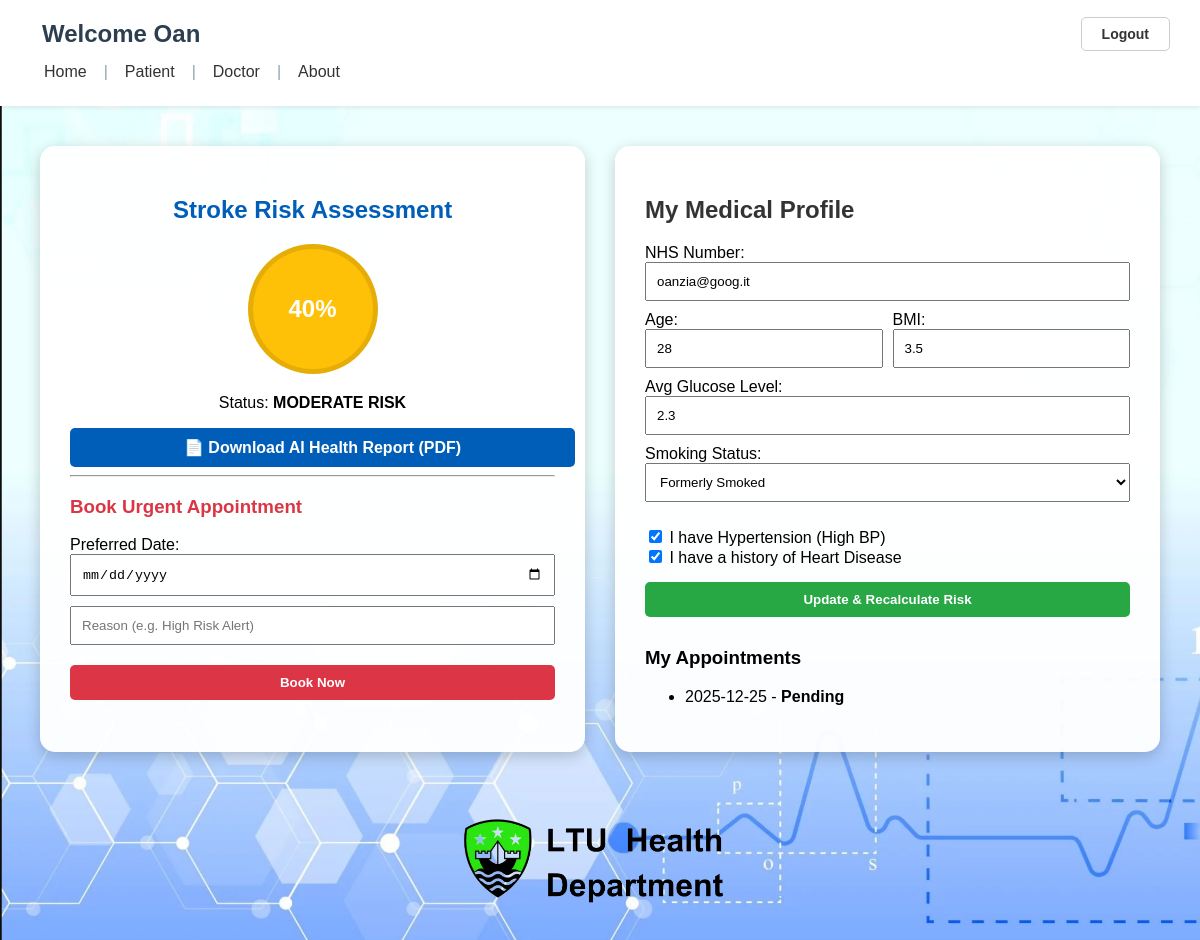
Before: /patient-dashboard (signed in) with the older database file.
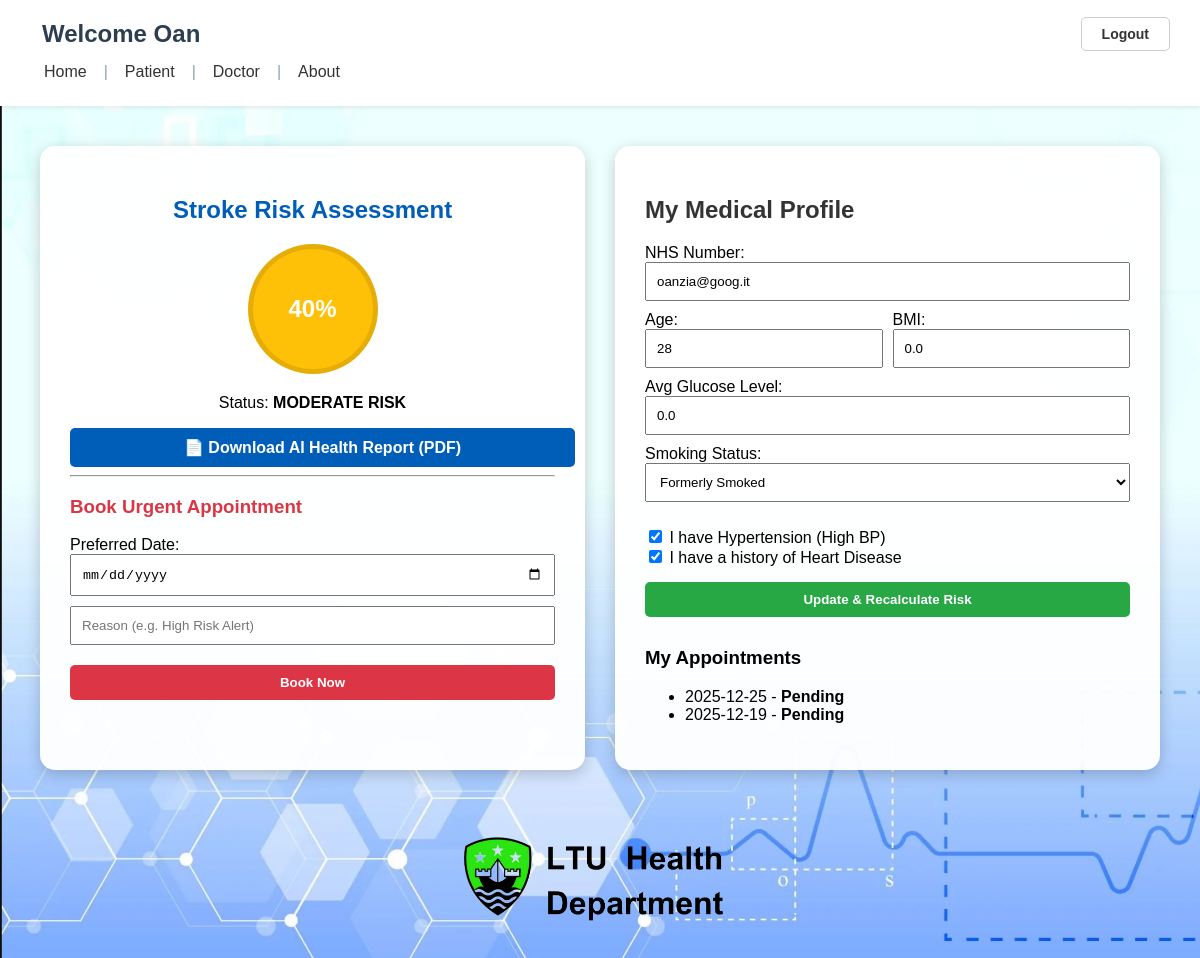
After: the same page with the newer database file.
### tables this page shows
CREATE TABLE patients (
            id INTEGER PRIMARY KEY AUTOINCREMENT,
            fullname TEXT NOT NULL,
            email TEXT UNIQUE NOT NULL,
            nhs_number TEXT,
            password_hash TEXT NOT NULL,
            role TEXT DEFAULT 'patient',

            -- Medical Data for Risk Calculation
            age INTEGER DEFAULT 0,
            gender TEXT DEFAULT 'Other',
            hypertension INTEGER DEFAULT 0,
            heart_disease INTEGER DEFAULT 0,
            avg_glucose_level REAL DEFAULT 0.0,
            bmi REAL DEFAULT 0.0,
            smoking_status TEXT DEFAULT 'Unknown',
            stroke_risk_score INTEGER DEFAULT 0
        );

CREATE TABLE appointments (
            id INTEGER PRIMARY KEY AUTOINCREMENT,
            patient_id INTEGER,
            appointment_date TEXT,
            reason TEXT,
            status TEXT DEFAULT 'Pending'
        );

### app.py (the view)
@app.route('/patient-dashboard')
def dashboard():
    if 'user_id' not in session or session['role'] != 'patient':
        return redirect(url_for('login_page'))
    conn = get_db()
    user = conn.execute('SELECT * FROM patients WHERE id = ?', (session['user_id'],)).fetchone()
    risk_score, advice_list = calculate_stroke_risk(user)
    appointments = conn.execute('SELECT * FROM appointments WHERE patient_id = ?', (session['user_id'],)).fetchall()
    conn.close()
    return render_template('dashboard.html',
                           user=user,
                           risk_score=risk_score,
                           advice_list=advice_list,
                           appointments=appointments)

### app.py (called while the page is built)
def get_db():
    conn = sqlite3.connect('database.db')
    conn.row_factory = sqlite3.Row
    return conn

### templates/dashboard.html (shortened to what this page needs)
<!DOCTYPE html>
<html lang="en">
<head>
</head>
<body>
    <header class="header-wrapper">
        <div class="welcome-container">
            <h1>Welcome {{ user['fullname'] }}</h1>
            <div class="auth-buttons"><a href="{{ url_for('logout') }}">Logout</a></div>
        </div>
        <nav class="main-nav">
            <a href="{{ url_for('home') }}">Home</a><span class="separator">|</span>
            <a href="{{ url_for('patient_page') }}">Patient</a><span class="separator">|</span>
            <a href="{{ url_for('doctor_page') }}">Doctor</a><span class="separator">|</span>
            <a href="{{ url_for('about_page') }}">About</a>
        </nav>
    </header>
    <div class="dashboard-wrapper">
        <div class="card">
            <h2 style="color: #005eb8; text-align: center;">Stroke Risk Assessment</h2>
            <div class="risk-circle" style="background-color: {% if risk_score > 50 %}#dc3545{% elif risk_score > 20 %}#ffc107{% else %}#28a745{% endif %};">
                {{ risk_score }}%
            </div>
            <p style="text-align: center;">
                Status:
                {% if risk_score > 50 %}<strong>HIGH RISK</strong>
                {% elif risk_score > 20 %}<strong>MODERATE RISK</strong>
                {% else %}<strong>LOW RISK</strong>{% endif %}
            </p>
            <a href="{{ url_for('download_report') }}" class="btn-action btn-pdf">📄 Download AI Health Report (PDF)</a>
            {% if risk_score > 20 %}
                <hr>
                <h3 style="color: #dc3545;">Book Urgent Appointment</h3>
                <form action="{{ url_for('book_appointment') }}" method="POST">
                    <label>Preferred Date:</label>
                    <input type="date" name="date" class="form-control" required>
                    <input type="text" name="reason" placeholder="Reason (e.g. High Risk Alert)" class="form-control" required>
                    <button type="submit" class="btn-action btn-book">Book Now</button>
                </form>
            {% endif %}
        </div>
        <div class="card">
            <h2 style="color: #333;">My Medical Profile</h2>
            <form action="{{ url_for('update_profile') }}" method="POST">
                <label>NHS Number:</label>
                <input type="text" name="nhs_number" value="{{ user['nhs_number'] }}" class="form-control">
                <div style="display: flex; gap: 10px;">
                    <div style="flex: 1;">
                        <label>Age:</label>
                        <input type="number" name="age" value="{{ user['age'] }}" class="form-control">
                    </div>
                    <div style="flex: 1;">
                        <label>BMI:</label>
                        <input type="number" step="0.1" name="bmi" value="{{ user['bmi'] }}" class="form-control" placeholder="e.g. 24.5">
                    </div>
                </div>
                <label>Avg Glucose Level:</label>
                <input type="number" step="0.1" name="avg_glucose_level" value="{{ user['avg_glucose_level'] }}" class="form-control" placeholder="e.g. 90.5">
                <label>Smoking Status:</label>
                <select name="smoking_status" class="form-control">
                    <option value="formerly smoked" {% if user['smoking_status'] == 'formerly smoked' %}selected{% endif %}>Formerly Smoked</option>
                </select>
                <div style="margin: 15px 0;">
                    <label style="display: block;">
                        <input type="checkbox" name="hypertension" value="1" {% if user['hypertension'] == 1 %}checked{% endif %}>
                        I have Hypertension (High BP)
                    </label>
                    <label style="display: block;">
                        <input type="checkbox" name="heart_disease" value="1" {% if user['heart_disease'] == 1 %}checked{% endif %}>
                        I have a history of Heart Disease
                    </label>
                </div>
                <button type="submit" class="btn-action btn-update">Update & Recalculate Risk</button>
            </form>
            <h3 style="margin-top: 30px;">My Appointments</h3>
            <ul>
                {% for apt in appointments %}
                    <li>{{ apt['appointment_date'] }} - <strong>{{ apt['status'] }}</strong></li>
                {% else %}
                    <li>No appointments booked.</li>
                {% endfor %}
            </ul>
        </div>
    </div>
    <div class="bottom-compartment">
        <img src="{{ url_for('static', filename='image_1.png') }}" width="300">
    </div>
</body>
</html>

Changed rows visible on the page:
changed patients "Oan": bmi "3.5" → "0.0"; avg_glucose_level "2.3" → "0.0"
added appointments: appointment_date "2025-12-19", status "Pending"
